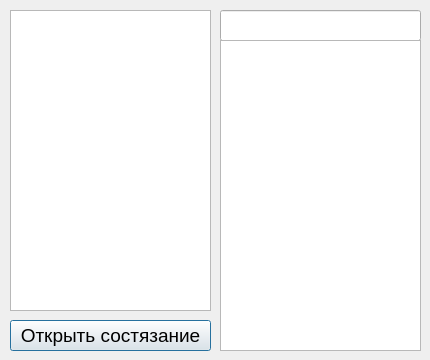
<?xml version="1.0" encoding="UTF-8"?>
<ui version="4.0">
 <class>load_window</class>
 <widget class="QDialog" name="load_window">
  <property name="geometry">
   <rect>
    <x>0</x>
    <y>0</y>
    <width>430</width>
    <height>360</height>
   </rect>
  </property>
  <property name="windowTitle">
   <string>Dialog</string>
  </property>
  <widget class="QListWidget" name="listWidget">
   <property name="geometry">
    <rect>
     <x>10</x>
     <y>10</y>
     <width>201</width>
     <height>301</height>
    </rect>
   </property>
   <property name="font">
    <font>
     <pointsize>12</pointsize>
    </font>
   </property>
  </widget>
  <widget class="QPushButton" name="pushButton">
   <property name="geometry">
    <rect>
     <x>10</x>
     <y>320</y>
     <width>201</width>
     <height>31</height>
    </rect>
   </property>
   <property name="font">
    <font>
     <pointsize>14</pointsize>
    </font>
   </property>
   <property name="text">
    <string>Открыть состязание</string>
   </property>
  </widget>
  <widget class="QLineEdit" name="lineEdit">
   <property name="geometry">
    <rect>
     <x>220</x>
     <y>10</y>
     <width>201</width>
     <height>31</height>
    </rect>
   </property>
   <property name="font">
    <font>
     <pointsize>14</pointsize>
    </font>
   </property>
  </widget>
  <widget class="QListWidget" name="listWidget_2">
   <property name="geometry">
    <rect>
     <x>220</x>
     <y>40</y>
     <width>201</width>
     <height>311</height>
    </rect>
   </property>
   <property name="font">
    <font>
     <pointsize>12</pointsize>
    </font>
   </property>
  </widget>
 </widget>
 <resources/>
 <connections/>
</ui>
